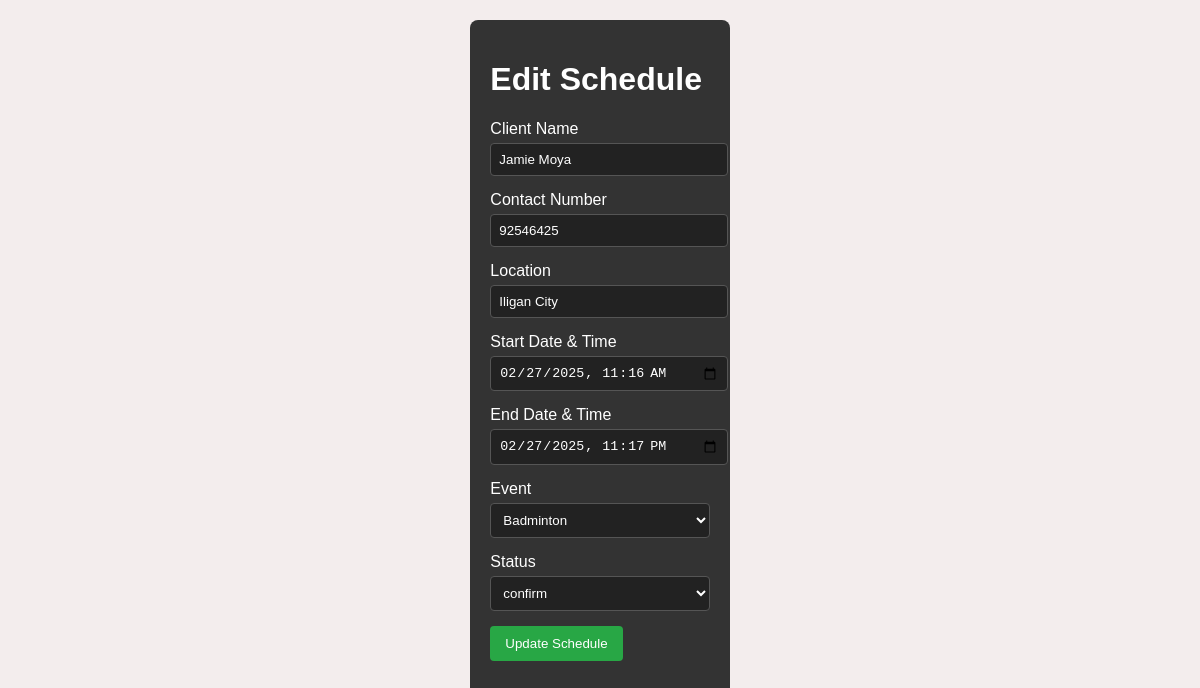
The app's page /edit_schedule.php?ScheduleID=1 (signed in) with its own data.
### tables this page shows
CREATE TABLE `Schedule` (
  `ScheduleID` bigint(20) NOT NULL AUTO_INCREMENT,
  `start_date_time` datetime NOT NULL,
  `end_date_time` datetime NOT NULL,
  `date_schedule` datetime NOT NULL,
  `EventID` bigint(20) NOT NULL,
  `StatusID` bigint(20) NOT NULL,
  PRIMARY KEY (`ScheduleID`),
  KEY `Events_Schedule` (`EventID`),
  KEY `Updated_Status_Schedule` (`StatusID`),
  CONSTRAINT `Events_Schedule` FOREIGN KEY (`EventID`) REFERENCES `Events` (`EventID`),
  CONSTRAINT `Updated_Status_Schedule` FOREIGN KEY (`StatusID`) REFERENCES `Updated_Status` (`StatusID`)
);

CREATE TABLE `Clients` (
  `ClientID` bigint(20) NOT NULL AUTO_INCREMENT,
  `clients_name` text NOT NULL,
  `contact_number` bigint(20) NOT NULL,
  `location` varchar(100) NOT NULL,
  `ID` bigint(20) NOT NULL,
  PRIMARY KEY (`ClientID`),
  KEY `users_Clients` (`ID`),
  CONSTRAINT `users_Clients` FOREIGN KEY (`ID`) REFERENCES `users` (`ID`)
);

CREATE TABLE `Events` (
  `EventID` bigint(20) NOT NULL AUTO_INCREMENT,
  `Events_name` text NOT NULL,
  `ClientID` bigint(20) NOT NULL,
  PRIMARY KEY (`EventID`),
  KEY `Clients_Events` (`ClientID`),
  CONSTRAINT `Clients_Events` FOREIGN KEY (`ClientID`) REFERENCES `Clients` (`ClientID`)
);

CREATE TABLE `Updated_Status` (
  `StatusID` bigint(20) NOT NULL AUTO_INCREMENT,
  `updated_status` text NOT NULL DEFAULT current_timestamp(),
  PRIMARY KEY (`StatusID`)
);

### htdocs/edit_schedule.php (the view, shortened to what this page needs)
<?php
include 'navigation.php';
$scheduleID = isset($_GET['ScheduleID']) ? (int)$_GET['ScheduleID'] : 0;
$stmt = $conn->prepare("SELECT s.ScheduleID, s.start_date_time, s.end_date_time, s.EventID, s.StatusID, e.Events_name, us.updated_status, c.clients_name, c.contact_number, c.location
                        FROM Schedule s
                        JOIN Events e ON s.EventID = e.EventID
                        JOIN Updated_Status us ON s.StatusID = us.StatusID
                        JOIN Clients c ON e.ClientID = c.ClientID
                        WHERE s.ScheduleID = ?");
$stmt->bind_param("i", $scheduleID);
$stmt->execute();
$schedule = $stmt->get_result()->fetch_assoc();
$events = $conn->query("SELECT EventID, Events_name FROM Events")->fetch_all(MYSQLI_ASSOC);
$statuses = $conn->query("SELECT StatusID, updated_status FROM Updated_Status")->fetch_all(MYSQLI_ASSOC);
?>
<!DOCTYPE html>
<html lang="en">
<head>
</head>
<body>
    <div class="container">
        <h1>Edit Schedule</h1>
        <form method="POST">
            <div class="form-group">
                <label for="client_name">Client Name</label>
                <input type="text" name="client_name" id="client_name" value="<?php echo htmlspecialchars($schedule['clients_name']); ?>" required>
            </div>
            <div class="form-group">
                <label for="contact_number">Contact Number</label>
                <input type="text" name="contact_number" id="contact_number" value="<?php echo htmlspecialchars($schedule['contact_number']); ?>" required>
            </div>
            <div class="form-group">
                <label for="location">Location</label>
                <input type="text" name="location" id="location" value="<?php echo htmlspecialchars($schedule['location']); ?>" required>
            </div>
            <div class="form-group">
                <label for="start_date_time">Start Date & Time</label>
                <input type="datetime-local" name="start_date_time" id="start_date_time" value="<?php echo date('Y-m-d\TH:i', strtotime($schedule['start_date_time'])); ?>" required>
            </div>
            <div class="form-group">
                <label for="end_date_time">End Date & Time</label>
                <input type="datetime-local" name="end_date_time" id="end_date_time" value="<?php echo date('Y-m-d\TH:i', strtotime($schedule['end_date_time'])); ?>" required>
            </div>
            <div class="form-group">
                <label for="eventID">Event</label>
                <select name="eventID" id="eventID" required>
                    <?php foreach ($events as $event): ?>
                        <option value="<?php echo $event['EventID']; ?>" <?php echo $event['EventID'] == $schedule['EventID'] ? 'selected' : ''; ?>><?php echo htmlspecialchars($event['Events_name']); ?></option>
                    <?php endforeach; ?>
                </select>
            </div>
            <div class="form-group">
                <label for="statusID">Status</label>
                <select name="statusID" id="statusID" required>
                    <?php foreach ($statuses as $status): ?>
                        <option value="<?php echo $status['StatusID']; ?>" <?php echo $status['StatusID'] == $schedule['StatusID'] ? 'selected' : ''; ?>><?php echo htmlspecialchars($status['updated_status']); ?></option>
                    <?php endforeach; ?>
                </select>
            </div>
            <div class="form-group">
                <button type="submit">Update Schedule</button>
            </div>
        </form>
    </div>
</body>
</html>

### htdocs/navigation.php (style rules this page uses)
body { display: flex; min-height: 100vh; margin: 0; font-family: Arial, sans-serif; background: #121212; }

### htdocs/edit_schedule.php (style rules this page uses)
body { font-family: Arial, sans-serif; background-color:rgb(243, 237, 237); color: #ffffff; margin: 20px; }
.container { max-width: 800px; margin: 0 auto; background: #333; padding: 20px; border-radius: 8px; }
.form-group { margin-bottom: 15px; }
.form-group label { display: block; margin-bottom: 5px; }
.form-group input, .form-group select { width: 100%; padding: 8px; border: 1px solid #555; border-radius: 4px; background: #222; color: #fff; }
.form-group button { padding: 10px 15px; background-color: #28a745; border: none; border-radius: 4px; color: #fff; cursor: pointer; }

### records on screen
schedule: client_name "Jamie Moya", contact_number "92546425", location "Iligan City", start_date_time "02/27/2025 11:16", end_date_time "02/27/2025 23:17", eventID "Badminton", statusID "confirm"
